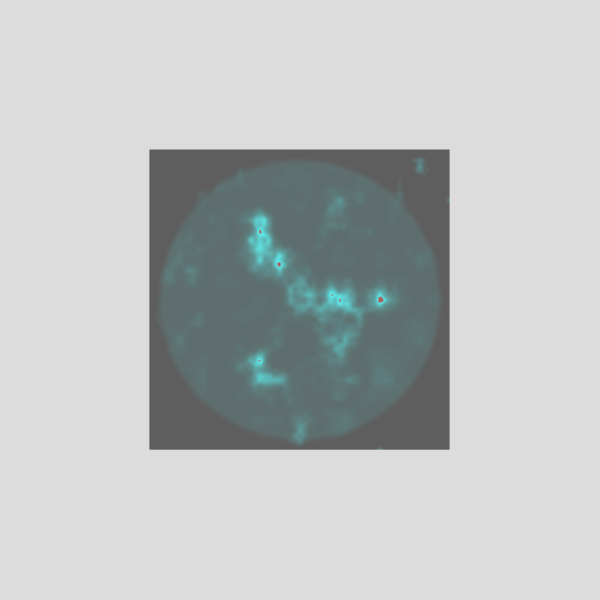
Frame 1 (no input)
Frame 2 (the mouse pressed at the canvas centre, redrawn once): identical to frame 1, image omitted

The p5.js sketch that drew this single still picture (run headless with seeded random() and noise() and a simulated clock; the mouse was pressed at the canvas centre and the sketch redrawn once):

// p5.js sketch
// ── sketch.js
let GrassNoiseThreshhold=0.0415;
let StoneNoiseThreshhold=0.1515;

let NoiseScale=0.025;
let a=[];
let t;

function noiseProcess(x,y){
  //offset to prevent symmetry
  t=noise(x+123123,y-6969);
  
  //adding octaves
  t*=2;
  for(let n=1;n<5;n++){
    t+=pow(t,-n);
  }
  
  //scaling noise down
  t=sqrt(t);
  
  //subtracting a paraboloid with values clamped so that the island forms an imperfect cirlce
  t-=constrain((x*x/4+y*y/4-3)/5,-0.015,0.15);
  
  //M A G I C   N U M B E R   (I don't remember what this does)
  t-=1.5;
  
  return t;
}

function setup() {
  createCanvas(600, 600);
  //noiseSeed(12);
}

function draw() {
  background(220);
  translate(width/2,height/2);
  for(let n=-width/4;n<width/4;n++){
    for(let m=-height/4;m<height/4;m++){
      let a=noiseProcess(n*NoiseScale,m*NoiseScale);
      if(a>0.5){stroke(255*a,0,0);}
      else{stroke(0,255*a*2,255*a*2);}
      point(n,m);
    }
  }
  noLoop();
}
